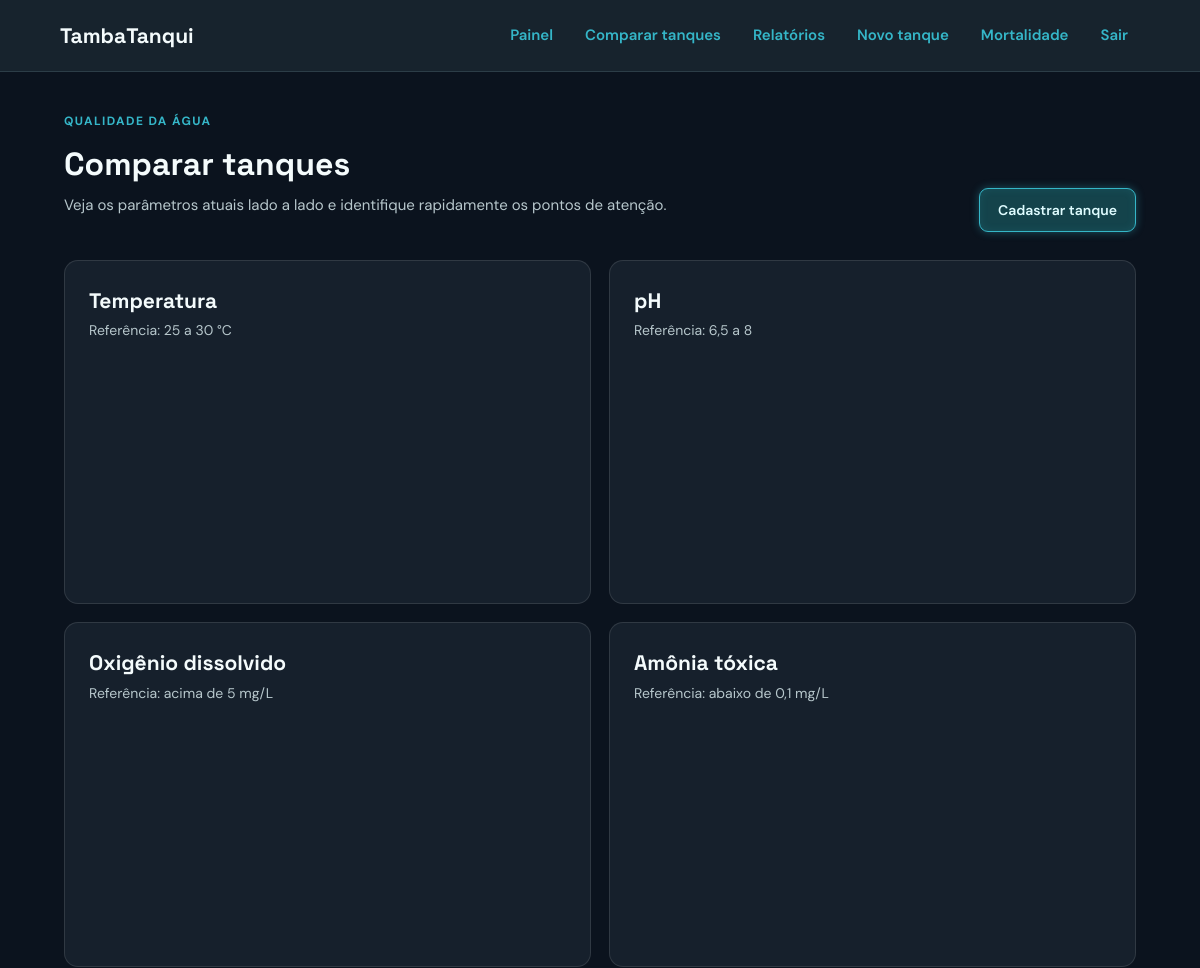
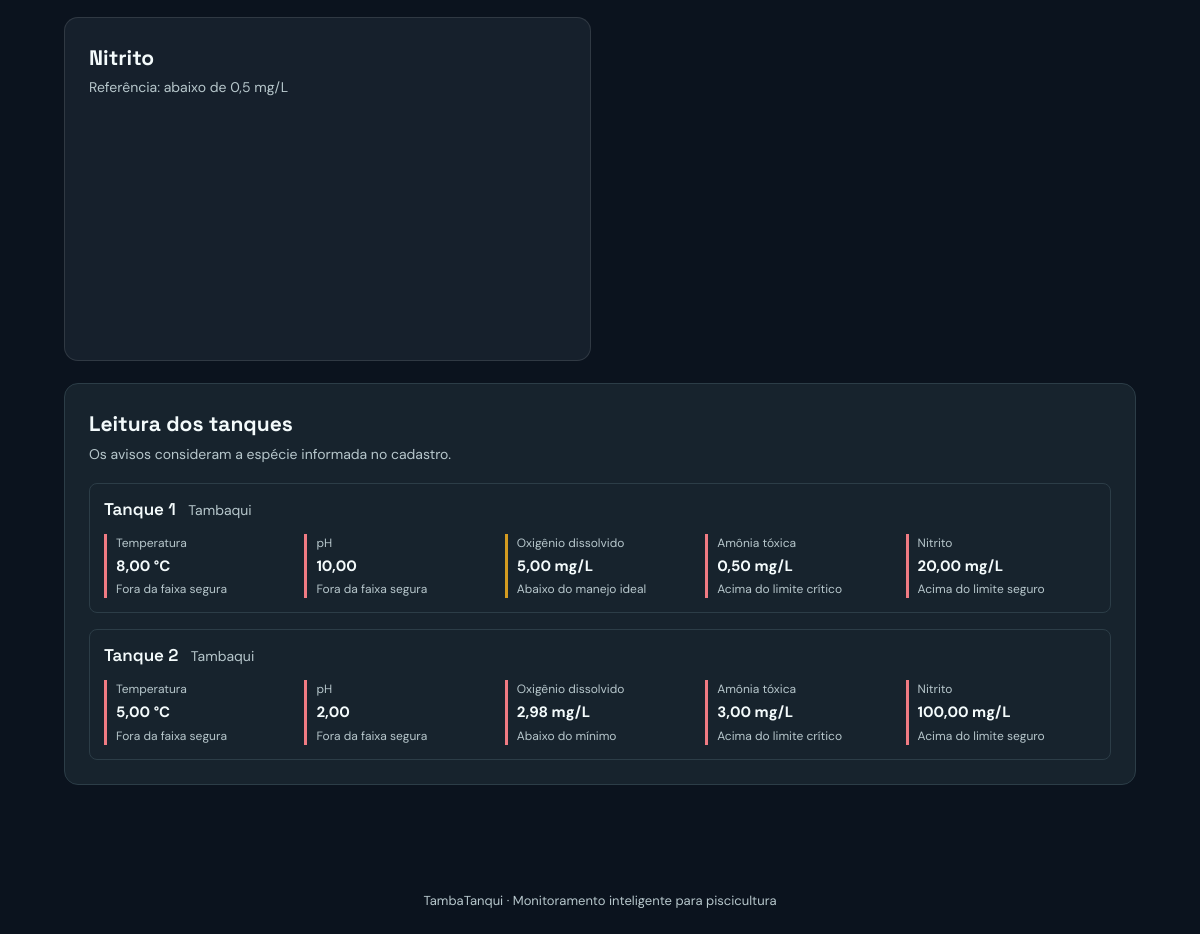
The page /comparar (signed in) on the database its author committed (2 pictures, top to bottom).
### tables this page shows
CREATE TABLE tanques (
            id INTEGER PRIMARY KEY AUTOINCREMENT,
            nome TEXT NOT NULL,
            capacidade REAL NOT NULL,
            especie TEXT NOT NULL,
            data_cadastro TEXT NOT NULL,
            quantidade_inicial INTEGER NOT NULL,
            quantidade_atual INTEGER NOT NULL
        , temperatura REAL NOT NULL DEFAULT 0, ph REAL NOT NULL DEFAULT 0, oxigenio REAL NOT NULL DEFAULT 0, amonia REAL NOT NULL DEFAULT 0, nitrito REAL NOT NULL DEFAULT 0);

### app.py (the view)
@app.route("/comparar")
@login_required
def comparar():
    tanques = get_db().execute("SELECT * FROM tanques ORDER BY nome").fetchall()
    return render_template("comparar.html", tanques=tanques, parametros=PARAMETROS)

### app.py (called while the page is built)
def get_db():
    if "db" not in g:
        g.db = sqlite3.connect(DATABASE)
        g.db.row_factory = sqlite3.Row
    return g.db

@app.context_processor
def template_globals():
    return {"today": date.today().isoformat(), "usuario": session.get("usuario"), "avaliar_parametro": avaliar_parametro}

@app.before_request
def enforce_session_timeout():
    if "usuario_id" not in session:
        return None
    agora = time.time()
    ultima_atividade = session.get("ultima_atividade", agora)
    if agora - ultima_atividade > SESSION_TIMEOUT_SECONDS:
        session.clear()
        flash("Sua sessão expirou por inatividade. Entre novamente.", "error")
        return redirect(url_for("login", next=request.path))
    session["ultima_atividade"] = agora
    return None

def login_required(view):
    @wraps(view)
    def wrapped_view(*args, **kwargs):
        if "usuario_id" not in session:
            flash("Entre na sua conta para acessar o painel.", "error")
            return redirect(url_for("login", next=request.path))
        return view(*args, **kwargs)
    return wrapped_view

### templates/comparar.html (shortened to what this page needs)
{% extends 'base.html' %}
{% block content %}
<div class="comparison-page"><section class="hero"><div><p class="eyebrow">QUALIDADE DA ÁGUA</p><h1>Comparar tanques</h1><p>Veja os parâmetros atuais lado a lado e identifique rapidamente os pontos de atenção.</p></div><a class="button neon-button" href="{{ url_for('cadastrar_tanque') }}">Cadastrar tanque</a></section>
{% if tanques %}
<section class="chart-grid" data-tanks="{{ tanques|map(attribute='nome')|list|tojson|forceescape }}">
{% for chave, parametro in parametros.items() %}<article class="card chart-card" data-chart="{{ chave }}" data-name="{{ parametro.nome }}" data-unit="{{ parametro.unidade }}" data-values="{{ tanques|map(attribute=chave)|list|tojson|forceescape }}"><div class="section-heading"><div><h2>{{ parametro.nome }}</h2><p>Referência: {% if parametro.min is not none and parametro.max is not none %}{{ parametro.min|replace('.', ',') }} a {{ parametro.max|replace('.', ',') }} {{ parametro.unidade }}{% elif parametro.min is not none %}acima de {{ parametro.min|replace('.', ',') }} {{ parametro.unidade }}{% else %}abaixo de {{ parametro.max|replace('.', ',') }} {{ parametro.unidade }}{% endif %}</p></div></div><div id="grafico-{{ chave }}" class="apex-chart" role="img" aria-label="Comparação de {{ parametro.nome }} entre os tanques"></div></article>{% endfor %}
</section>
<section class="card"><div class="section-heading"><div><h2>Leitura dos tanques</h2><p>Os avisos consideram a espécie informada no cadastro.</p></div></div><div class="comparison-list">{% for tanque in tanques %}<article class="tank-reading"><h3>{{ tanque.nome }} <span>{{ tanque.especie }}</span></h3><div class="reading-grid">{% for chave, parametro in parametros.items() %}{% set resultado = avaliar_parametro(chave, tanque[chave]) %}<div class="reading {{ resultado[0] }}"><span>{{ parametro.nome }}</span><strong>{{ '%.2f'|format(tanque[chave])|replace('.', ',') }} {{ parametro.unidade }}</strong><small>{{ resultado[1] }}</small></div>{% endfor %}</div></article>{% endfor %}</div></section>
{% else %}<section class="card empty"><p>Cadastre pelo menos um tanque para comparar os parâmetros.</p><a class="button" href="{{ url_for('cadastrar_tanque') }}">Cadastrar primeiro tanque</a></section>{% endif %}</div>
{% endblock %}

### static/style.css (style rules this page uses)
:root { --navy: #f4fbfc; --blue: #35b6c8; --blue-hover: #2694a8; --cyan: #183b45; --bg: #0b131e; --card-bg: #17232d; --muted: #b7c7cc; --line: #2c3d47; --red: #f07b83; --green: #55c596; --radius-sm: 8px; --radius-md: 9px; --radius-lg: 14px; --shadow: 0 5px 12px #00000040; --transition: 0.2s ease-in-out; }
* { box-sizing: border-box; }
body { margin: 0; background: var(--bg); color: var(--navy); font: 15px 'DM Sans', sans-serif; line-height: 1.5; }
h1, h2, p { margin-top: 0; }
h1, h2, .brand { font-family: 'Space Grotesk', sans-serif; }
h1 { font-size: 32px; margin-bottom: 8px; }
h2 { font-size: 21px; margin-bottom: 4px; }
.hero { display: flex; align-items: end; justify-content: space-between; margin-bottom: 28px; }
.hero h1 { margin-bottom: 6px; }
.hero p:not(.eyebrow), .muted, .section-heading p { color: var(--muted); }
.eyebrow { color: var(--blue); font-size: 12px; font-weight: 700; letter-spacing: 1.4px; margin-bottom: 10px; text-transform: uppercase; }
.button { display: inline-block; background: #14434B; color: #fff; border: 0; border-radius: var(--radius-md); padding: 12px 18px; font: 600 14px 'DM Sans'; text-decoration: none; cursor: pointer; box-shadow: var(--shadow); transition: transform 0.2s ease, box-shadow 0.2s ease; }
.stats div, .card { background: var(--card-bg); border: 1px solid var(--line); border-radius: var(--radius-lg); }
.card { padding: 24px; margin-bottom: 22px; }
.section-heading { display: flex; justify-content: space-between; align-items: center; margin-bottom: 18px; }
.section-heading p { margin: 0; font-size: 14px; }
.tank-alert, .tank-reading { border: 1px solid var(--line); border-radius: var(--radius-sm); padding: 14px; }
.chart-grid { display: grid; grid-template-columns: repeat(2, 1fr); gap: 18px; margin-bottom: 22px; }
.comparison-page { background: #0b131e; margin: -40px -24px -60px; padding: 40px 24px 60px; }
.comparison-page h1, .comparison-page h2, .comparison-page h3 { color: #f4fbfc; }
.comparison-page .hero p:not(.eyebrow), .comparison-page .section-heading p, .comparison-page .tank-reading h3 span { color: #b7c7cc; }
.comparison-page .chart-card { background: #16202c; border-color: #ffffff1c; margin-bottom: 0; }
.comparison-page .apex-chart { min-height: 220px; filter: drop-shadow(0 0 6px #35b6c899); }
.neon-button { border: 1px solid #35b6c8; color: #dffcff; box-shadow: 0 0 8px #35b6c866, inset 0 0 8px #35b6c822; }
.comparison-list { display: grid; gap: 16px; }
.tank-reading h3 { margin: 0 0 14px; font: 600 17px 'Space Grotesk'; }
.tank-reading h3 span { color: var(--muted); font: 400 14px 'DM Sans'; margin-left: 8px; }
.reading-grid { display: grid; grid-template-columns: repeat(5, 1fr); gap: 10px; }
.reading { border-left: 3px solid var(--line); padding-left: 9px; }
.reading.atencao { border-color: #d49b20; }
.reading.critico { border-color: var(--red); }
.reading span, .reading small { display: block; color: var(--muted); font-size: 12px; }
.reading strong { display: block; margin: 3px 0; }

### rows shown on the page
tanques: nome "Tanque 1", especie "Tambaqui", nome "Temperatura" "pH" "Oxigênio dissolvido" "Amônia tóxica" "Nitrito", temperatura "8,00" "10,00" "5,00" "0,50" "20,00", unidade "°C" "mg/L" "mg/L" "mg/L", resultado "Fora da faixa segura" "Fora da faixa segura" "Abaixo do manejo ideal" "Acima do limite crítico" "Acima do limite seguro"
tanques: nome "Tanque 2", especie "Tambaqui", nome "Temperatura" "pH" "Oxigênio dissolvido" "Amônia tóxica" "Nitrito", temperatura "5,00" "2,00" "2,98" "3,00" "100,00", unidade "°C" "mg/L" "mg/L" "mg/L", resultado "Fora da faixa segura" "Fora da faixa segura" "Abaixo do mínimo" "Acima do limite crítico" "Acima do limite seguro"

### other values the page prints
{{ parametro.nome }} "Temperatura" "pH" "Oxigênio dissolvido" "Amônia tóxica" "Nitrito"
{{ parametro.min|replace('.', ',') }} "25" "6,5"
{{ parametro.max|replace('.', ',') }} "30" "8"
{{ parametro.unidade }} "°C"
{{ parametro.min|replace('.', ',') }} "5"
{{ parametro.unidade }} "mg/L"
{{ parametro.max|replace('.', ',') }} "0,1" "0,5"
{{ parametro.unidade }} "mg/L" "mg/L"
